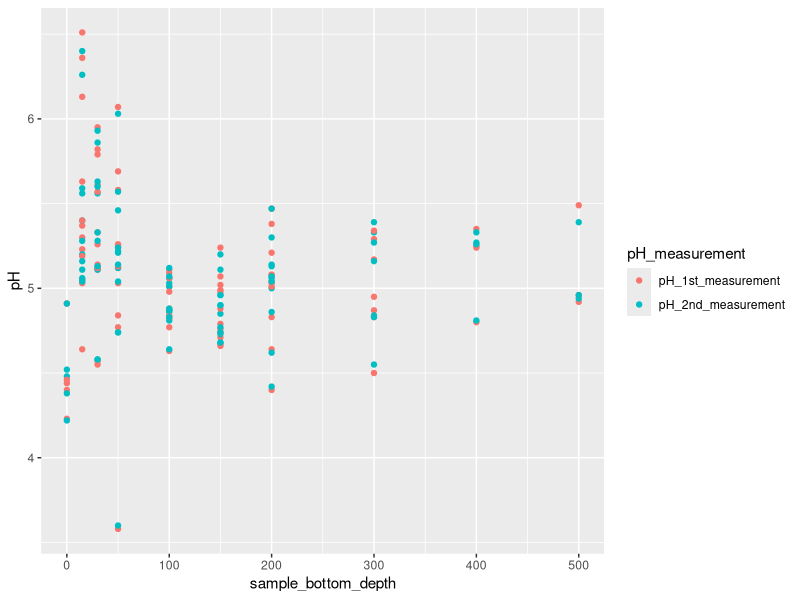
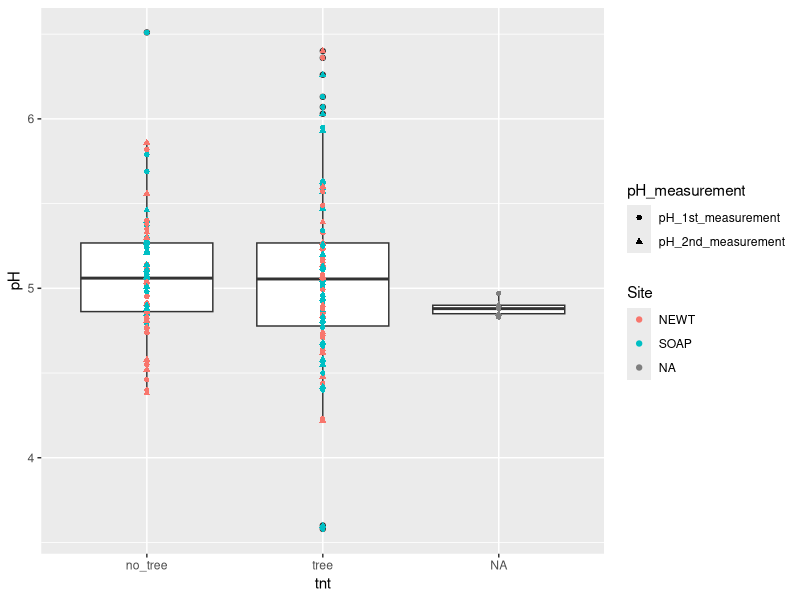
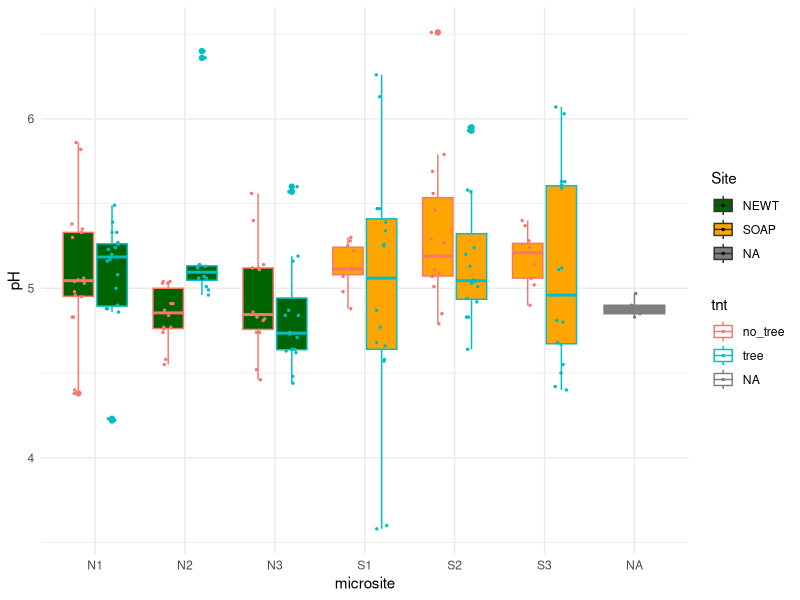
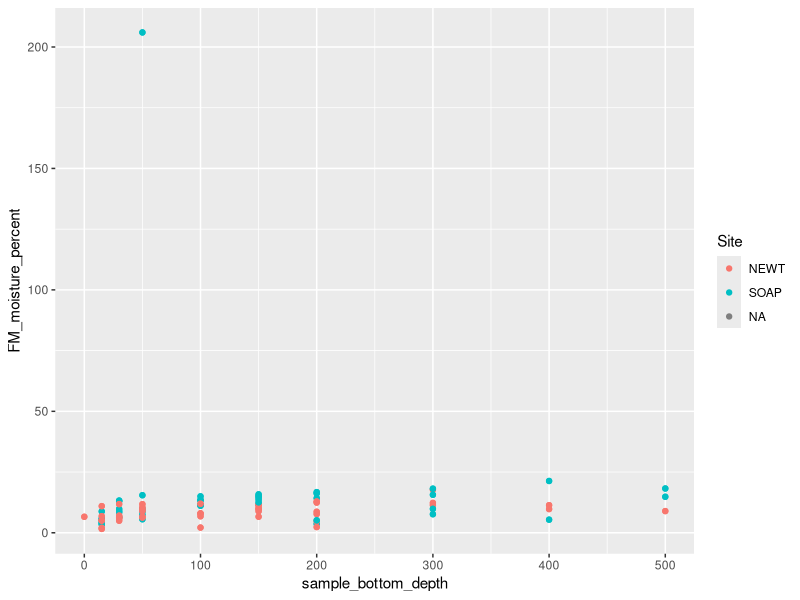
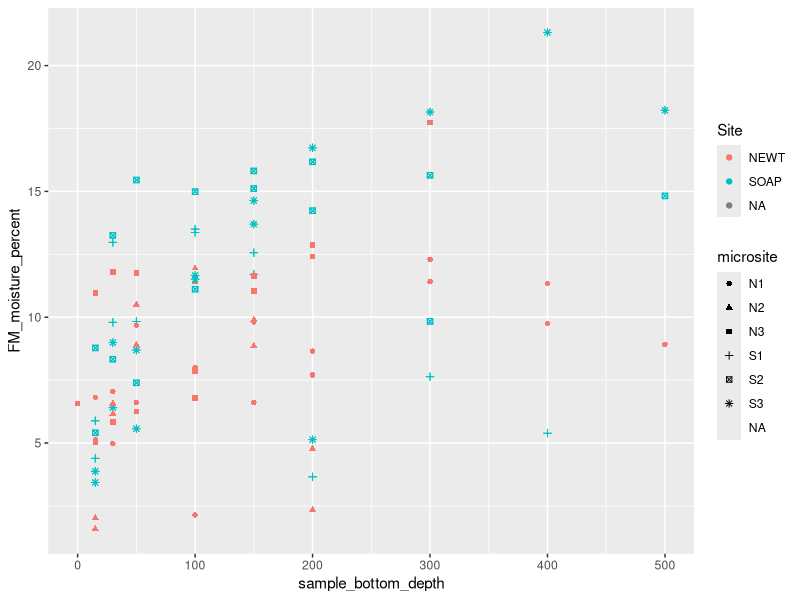

Generate these figures, in order, with R:
## ---- chunk 1
library(tidyverse)
library(ggplot2)
## ---- chunk 2
psm = read_csv("../../../TidyData/Metadata/make_per_sample_metadata/Results/DSC_per_sample_metadata_compiled-20260814.csv")
## ---- chunk 3
colnames(psm)
## ---- chunk 4
psm = psm %>%
  pivot_longer(c(pH_1st_measurement, pH_2nd_measurement), names_to = "pH_measurement", values_to = "pH")
## ---- chunk 5
ggplot(psm, aes(x = sample_bottom_depth, y = pH, color = pH_measurement)) +
  geom_point() 
## ---- chunk 6
ggplot(psm, aes(x = tnt, y = pH)) +

  geom_boxplot(aes(x = tnt, y = pH)) +
    geom_point(aes(color = Site, shape = pH_measurement))
## ---- chunk 7

boxplot = geom_boxplot( # add boxplot layer
                        alpha = 0.3, #make fill mostly transparent
                       color = "gray50", 
                       linewidth = 0.25
                       ) 
#linecolor = scale_color_manual(name = "Tree mortality", values = c("mediumblue", "lightpink2"))

points = geom_jitter( # add raw datapoint layer
                      size = 0.5, 
                     position = position_jitterdodge(jitter.width = 0.15, dodge.width = 0.75) # Dodge so living and dead points are separated and overlay their boxplots. Jitter optional.
                     ) 

fillcolor = scale_fill_manual(name = "Site", values = c("darkgreen", "orange", "grey")) # color the semi-transparent box fill, name legend

dotlinecolor = scale_color_manual(name = "Site", values = c("darkgreen", "orange", "grey")) # color the points and lines, name legend consistently

background = theme_minimal() # visually simplify background


theme = theme(text = element_text(size = 7), # set font size
              plot.margin = margin(t = 13, r = 5.5, b = 5.5, l = 5.5), # set margin widths: widen left margin of each plot so the panel labels can fit in top left. 5.5 is default pt size for margins in ggplot.
              axis.title.x = element_blank(), # no x-axis, if doing shared x-axis later
              legend.position = "bottom"
)

## ---- chunk 8
pH = ggplot(psm, aes(microsite, pH, fill = Site, color = tnt)) +
  geom_boxplot() +
  points +
  fillcolor +
  background 

pH
## ---- chunk 9
filter(psm, is.na(pH))
## ---- chunk 10
ggplot(psm, aes(x = sample_bottom_depth, y = FM_moisture_percent, color = Site)) +
  geom_point() 

filter(psm, FM_moisture_percent > 200) # weird one is from the sample that was all root

ggplot(filter(psm, FM_moisture_percent < 200), aes(x = sample_bottom_depth, y = FM_moisture_percent, color = Site, shape = microsite)) +
  geom_point() 
